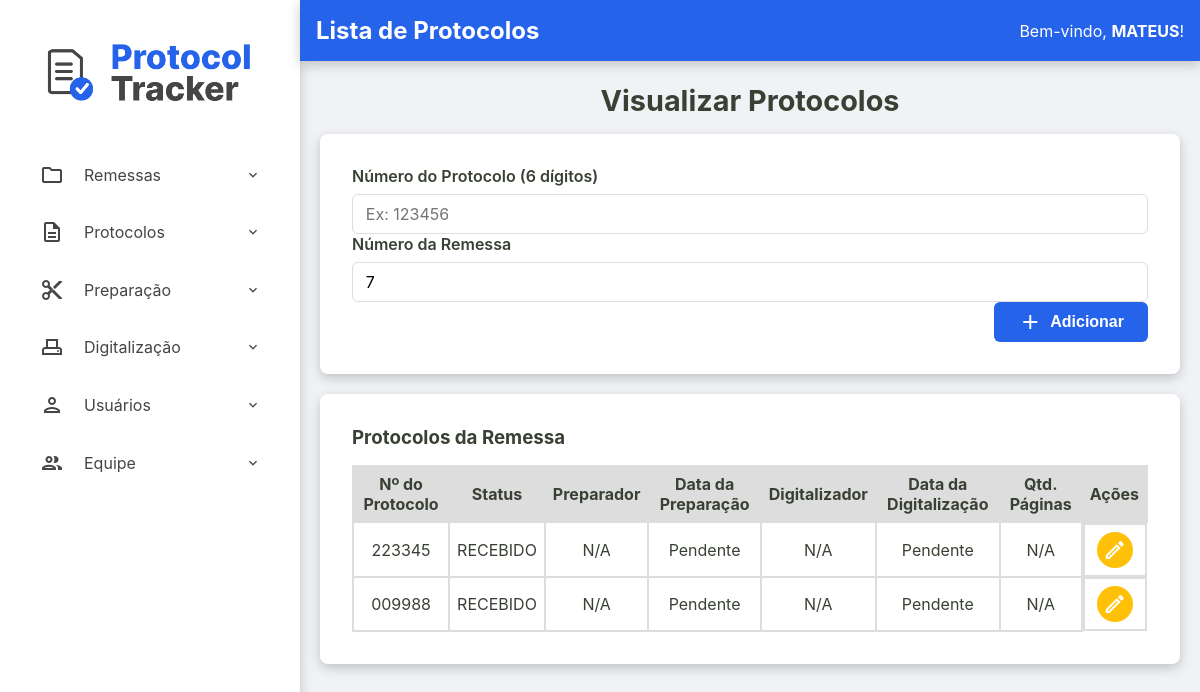
The page /admin/remessas/protocolos?id=c62659b6-44cd-419f-b0b3-21374d2135ff (signed in) on the database as committed earlier.
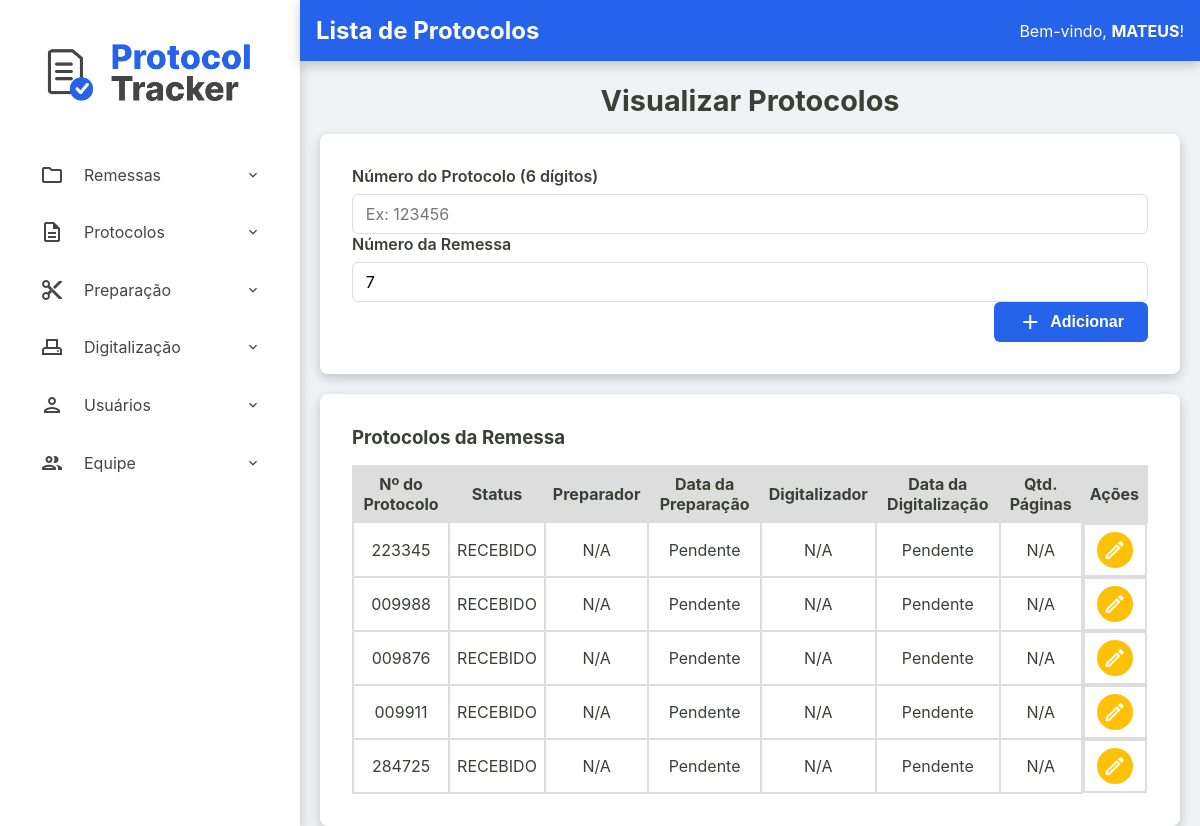
The same page on the database as committed later.
### tables this page shows
CREATE TABLE usuarios (
    id INTEGER PRIMARY KEY AUTOINCREMENT,
    nome TEXT NOT NULL,
    email TEXT NOT NULL UNIQUE,
    cpf TEXT NOT NULL UNIQUE,
    hash_senha TEXT NOT NULL,
    permissao TEXT NOT NULL,
    data_criacao TEXT NOT NULL DEFAULT CURRENT_TIMESTAMP,
    status INTEGER NOT NULL DEFAULT 1
  );

CREATE TABLE remessas (
    numero_remessa INTEGER PRIMARY KEY, -- SQLite vai gerenciar o autoincremento aqui
    id TEXT NOT NULL UNIQUE, -- Seu ID de texto continua sendo obrigatório e único
    data_recebimento TEXT NOT NULL,
    data_entrega TEXT NULL,
    status TEXT NOT NULL DEFAULT 'RECEBIDO',
    quantidade_protocolos INTEGER NULL CHECK (quantidade_protocolos >= 0),
    id_administrador INTEGER NOT NULL,
    observacoes TEXT NULL,
    FOREIGN KEY (id_administrador) REFERENCES usuarios (id)
  );

CREATE TABLE protocolos (
    id TEXT PRIMARY KEY,
    id_remessa TEXT NOT NULL,
    numero_protocolo TEXT NOT NULL UNIQUE,
    data_preparacao TEXT NULL,
    id_preparador INTEGER NULL,
    data_digitalizacao TEXT NULL,
    id_digitalizador INTEGER NULL,
    status TEXT NOT NULL DEFAULT 'RECEBIDO',
    quantidade_paginas INTEGER NULL CHECK (quantidade_paginas >= 0),
    observacoes TEXT NULL,
    FOREIGN KEY (id_remessa) REFERENCES remessas (id),
    FOREIGN KEY (id_preparador) REFERENCES usuarios (id),
    FOREIGN KEY (id_digitalizador) REFERENCES usuarios (id)
  );

### src/Controller/Admin/RemessaController.php (called while the page is built, shortened)
<?php
class RemessaController
{
    private ?Usuario $usuario_logado = null;
    public function __construct(
        private RemessaRepository $remessaRepository,
        private RemessaService $remessaService,
        private ProtocoloRepository $protocoloRepository,
        private ProtocoloService $protocoloService,
        private UsuarioRepository $usuarioRepository
    ) {
        $id_usuario = $_SESSION['usuario_logado_id'] ?? null;
        if ($id_usuario) {
            $this->usuario_logado = $this->usuarioRepository->findById($id_usuario);
        }
    }
    public function exibirProtocolos(?string $erro = null)
    {
        try {
            $id_remessa = $_GET['id'] ?? '';
            $remessa = $this->remessaRepository->findById($id_remessa);
            $listaProtocolos = $this->protocoloRepository->findByRemessa($id_remessa);
            $titulo_da_pagina = "Lista de Protocolos";
            $usuario_logado = $this->usuario_logado;
            require __DIR__ . '/../../../templates/admin/visualizar-protocolos.php';
        } catch (Exception $e) {
            $this->exibirRemessas($e->getMessage());
        }
    }
}

### src/Repository/UsuarioRepository.php (called while the page is built, shortened)
<?php
class UsuarioRepository implements UsuarioRepositoryInterface
{
    private PDO $connection;
    public function __construct(PDO $connection)
    {
        $this->connection = $connection;
    }
    public function findById(int $id): ?Usuario
    {
        $sqlQuery = "SELECT * FROM usuarios WHERE id = :id;";
        $stmt = $this->connection->prepare($sqlQuery);
        $stmt->bindValue(':id', $id);
        $stmt->execute();
        $dadosUsuario = $stmt->fetch();
        return Usuario::fromArray($dadosUsuario);
    }
}

### src/Model/Usuario.php (called while the page is built, shortened)
<?php
class Usuario {
    public function getNome(): string { return $this->nome; }
    public static function fromArray(array $array): self
    {
        try {
            $data_criacao = isset($array['data_criacao']) ? new DateTimeImmutable($array['data_criacao']) : null;
        } catch (Exception $e) {
            throw new Exception("Falha ao criar data");
        }
        return new self(
            (int) $array['id'],
            $array['nome'],
            $array['email'],
            $array['cpf'],
            $array['hash_senha'],
            $array['permissao'],
            $data_criacao,
            (bool) $array['status']
        );
    }
}

### src/Repository/RemessaRepository.php (called while the page is built, shortened)
<?php
class RemessaRepository implements RemessaRepositoryInterface
{
    private PDO $connection;
    public function __construct(PDO $connection)
    {
        $this->connection = $connection;
    }
    public function findById(string $id): ?Remessa
    {
        $sqlQuery = "SELECT * FROM remessas WHERE id = :id;";
        $stmt = $this->connection->prepare($sqlQuery);
        $stmt->bindValue(':id', $id);
        $stmt->execute();
        $dadosRemessa = $stmt->fetch();
        return Remessa::fromArray($dadosRemessa);
    }
}

### src/Model/Remessa.php (called while the page is built, shortened)
<?php
class Remessa {
    public function getNumeroRemessa(): int { return $this->numero_remessa; }
    public static function fromArray(array $array): self
    {
        try {
            $data_recebimento = new DateTimeImmutable($array['data_recebimento']);
            $data_entrega = isset($array['data_entrega']) ? new DateTimeImmutable($array['data_entrega']) : null;
        } catch (Exception $e) {
            throw new Exception("Falha ao criar data");
        }
        return new self(
            $array['id'],
            (int) $array['numero_remessa'] ?? null,
            $data_recebimento,
            $data_entrega,
            $array['status'],
            isset($array['quantidade_protocolos']) ? (int)$array['quantidade_protocolos'] : null,
            (int)$array['id_administrador'],
            $array['observacoes'] ?? null
        );
    }
}

### src/Repository/ProtocoloRepository.php (called while the page is built, shortened)
<?php
class ProtocoloRepository implements ProtocoloRepositoryInterface
{
    private PDO $connection;
    public function __construct(PDO $connection)
    {
        $this->connection = $connection;
    }
    public function findByRemessa(string $id_remessa): array
    {
        $sqlQuery = "SELECT * FROM protocolos WHERE id_remessa = :id_remessa;";
        $stmt = $this->connection->prepare($sqlQuery);
        $stmt->bindValue(':id_remessa', $id_remessa);
        $stmt->execute();
        return $this->hidrataLista($stmt);
    }
    private function hidrataLista(PDOStatement $stmt): array
    {
        $listaDeProtocolos = [];
        while($dadosProtocolo = $stmt->fetch()){
            $listaDeProtocolos[] = Protocolo::fromArray($dadosProtocolo);
        }
        return $listaDeProtocolos;
    }
}

### src/Model/Protocolo.php (called while the page is built, shortened)
<?php
class Protocolo {
    public function getId(): ?string { return $this->id; }
    public function getNumeroProtocolo(): string { return $this->numero_protocolo; }
    public function getDataPreparacao(): ?DateTimeImmutable { return $this->data_preparacao; }
    public function getIdPreparador(): ?int { return $this->id_preparador; }
    public function getDataDigitalizacao(): ?DateTimeImmutable { return $this->data_digitalizacao; }
    public function getIdDigitalizador(): ?int { return $this->id_digitalizador; }
    public function getStatus(): string { return $this->status; }
    public function getQuantidadePaginas(): ?int { return $this->quantidade_paginas; }
    public static function fromArray(array $array): self
    {
        try {
            $data_preparacao = isset($array['data_preparacao']) ? new DateTimeImmutable($array['data_preparacao']) :  null;
            $data_digitalizacao = isset($array['data_digitalizacao']) ? new DateTimeImmutable($array['data_digitalizacao']) :  null;
        } catch (Exception $e) {
            throw new Exception("Falha ao criar data");
        }
        return new self(
            $array['id'],
            $array['id_remessa'],
            $array['numero_protocolo'],
            $data_preparacao,
            isset($array['id_preparador']) ? (int) $array['id_preparador'] : null,
            $data_digitalizacao,
            isset($array['id_digitalizador']) ? (int) $array['id_digitalizador'] : null,
            $array['status'],
            isset($array['quantidade_paginas']) ? (int) $array['quantidade_paginas'] : null,
            $array['observacoes'] ?? null,
        );
    }
}

### templates/admin/visualizar-protocolos.php (the view, shortened to what the rows shown need)
<?php require __DIR__ . '/../components/_header.php'; ?>
<h2>Visualizar Protocolos</h2>
<div class="container-principal-busca">
    <form action="/admin/remessas/protocolos" method="post" class="busca-form-container">
        <div class="form-group">
            <label for="numero_protocolo">Número do Protocolo (6 dígitos)</label>
            <input type="text" id="numero_protocolo" name="numero_protocolo" required maxlength="6" pattern="\d{6}"placeholder="Ex: 123456">
            <label for="numero_remessa">Número da Remessa</label>
            <input type="text" id="numero_remessa" readonly  name="numero_remessa" value="<?= htmlspecialchars($remessa->getNumeroRemessa()) ?>">
        </div>
        <div class="form-actions">
            <button type="submit">
                <span class="material-icons-outlined">add</span> Adicionar
            </button>
        </div>
    </form>
<section class="listagem-container">
    <h3>Protocolos da Remessa</h3>
    <table id="tabela-protocolos-remessa" class="protocolos-table datatable-js">
        <thead>
            <tr>
                <th>Nº do Protocolo</th>
                <th>Status</th>
                <th>Preparador</th>
                <th>Data da Preparação</th>
                <th>Digitalizador</th>
                <th>Data da Digitalização</th>
                <th>Qtd. Páginas</th>
                <th class="acoes-header">Ações</th>
            </tr>
        </thead>
        <tbody>
            <?php foreach ($listaProtocolos as $protocolo): ?>
                <tr>
                    <td><?= htmlspecialchars($protocolo->getNumeroProtocolo()) ?></td>
                    <td><?= htmlspecialchars($protocolo->getStatus()) ?></td>
                    <td>
                        <?php
                            echo htmlspecialchars($protocolo->getIdPreparador() ?? 'N/A');
                        ?>
                    </td>
                    <td><?= $protocolo->getDataPreparacao() ? $protocolo->getDataPreparacao()->format('d/m/Y H:i') : 'Pendente' ?></td>
                    <td>
                        <?php
                            echo htmlspecialchars($protocolo->getIdDigitalizador() ?? 'N/A');
                        ?>
                    </td>
                    <td><?= $protocolo->getDataDigitalizacao() ? $protocolo->getDataDigitalizacao()->format('d/m/Y H:i') : 'Pendente' ?></td>
                    <td><?= htmlspecialchars($protocolo->getQuantidadePaginas() ?? 'N/A') ?></td>
                    <td class="acoes-cell">
                        <a href="/admin/protocolos/editar?id=<?= htmlspecialchars($protocolo->getId()) ?>" class="btn-acao btn-editar" title="Editar Protocolo">
                            <span class="material-icons-outlined">edit</span>
                        </a>
                    </td>
                </tr>
            <?php endforeach; ?>
        </tbody>
    </table>
</section>
</div>
<?php require __DIR__ . '/../components/_footer.php'; ?>

### templates/components/_content-header.php
<div class="content-header">
    <div class="header-title">
        <h2><?= isset($titulo_da_pagina) ? htmlspecialchars($titulo_da_pagina) : 'Página sem Título' ?></h2>
    </div>
    <div>
        <?php if (isset($usuario_logado) && $usuario_logado): ?>
            <div class="welcome-message">
                <span>Bem-vindo, <strong><?= htmlspecialchars($usuario_logado->getNome()) ?></strong>!</span>
            </div>
        <?php endif; ?>
    </div>
</div>

Rows that differ between the two databases and show on the page:
added protocolos: numero_protocolo "009876", status "RECEBIDO", id_preparador "N/A", shows "Pendente", id_digitalizador "N/A", quantidade_paginas "N/A"
added protocolos: numero_protocolo "009911", status "RECEBIDO", id_preparador "N/A", shows "Pendente", id_digitalizador "N/A", quantidade_paginas "N/A"
added protocolos: numero_protocolo "284725", status "RECEBIDO", id_preparador "N/A", shows "Pendente", id_digitalizador "N/A", quantidade_paginas "N/A"
